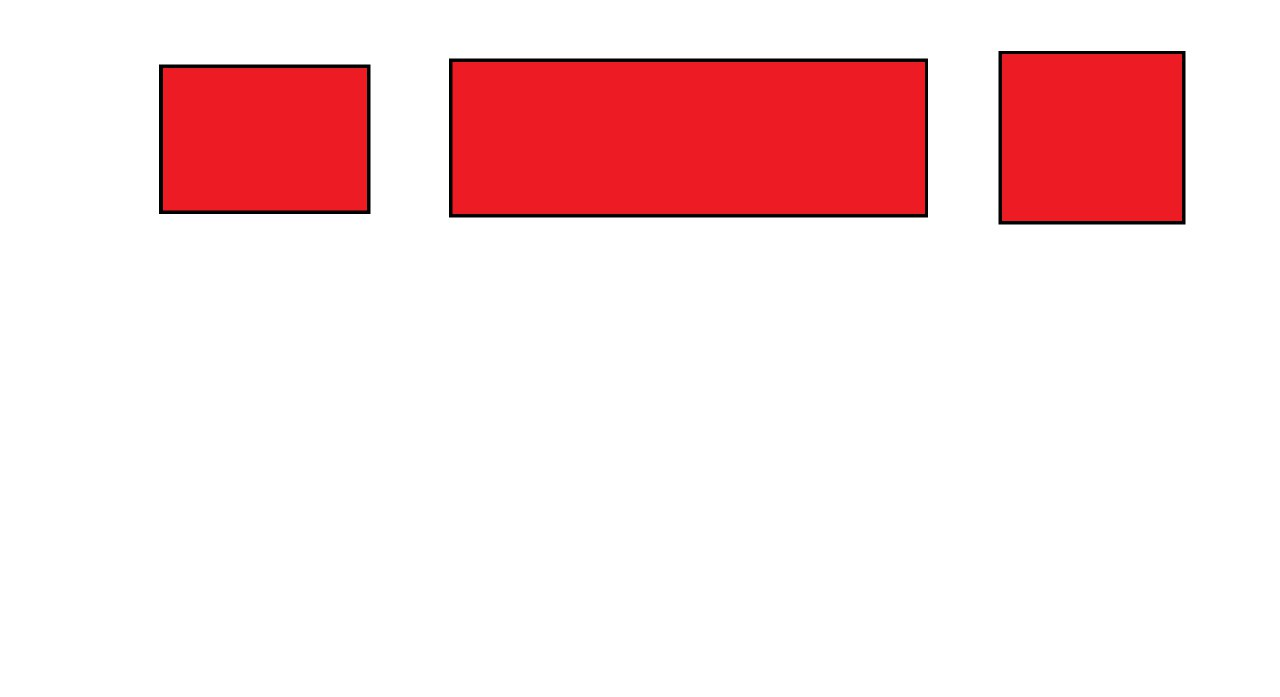
#> input picture examples/images/kare4.jpg, 1280 x 697 px
$ python -i ShapeDetection.py   (imports and definitions only)
#> lines starting #> are read from the running program, lines starting #| are printed output that depends on the picture; after the words box and inside, x2 and y2 are one past the last pixel; in counts of white or black regions, pixels touching at a corner belong together
import cv2 as cv
import numpy as np
from Formulas import Formulas
from Point import Point
from Shapes import Circle, Ellipse, Square

class ShapeDetection:

    def __init__(self, grayImage, showWindows=False):
        self.ImageIsGray(grayImage)
        self.showWindows = showWindows
        self.grayImage = grayImage

        if self.showWindows:
            self.resultImage = cv.cvtColor(grayImage, cv.COLOR_GRAY2BGR)
            self.drawingColor = (255, 0, 255)
            self.drawingThicknessLine = 1
            self.drawingThicknessCircle = 2

        self.SetContours()

    def ImageIsGray(self, img):
        """Check if image is gray scale or not.

        Args:
            img : image to check

        Raises:
            TypeError: If image is not gray scale raise a TypeError.

        Returns:
            bool: If image is gray scale return True.
        """
        if len(img.shape) < 3:
            return True

        if img.shape[2] == 1:
            return True

        b, g, r = img[:, :, 0], img[:, :, 1], img[:, :, 2]

        if (b == g).all() and (b == r).all():
            return True

        raise TypeError("grayImage must be gray scale!")

    def SetContours(self):
        """
        Find contours in given image and show them if showWindows is true
        """
        self.contours, _ = cv.findContours(
            self.grayImage, cv.RETR_TREE, cv.CHAIN_APPROX_NONE)

        if self.showWindows:
            cv.imshow("Gray Image", self.grayImage)
            cv.drawContours(self.resultImage, self.contours, -
                            1, self.drawingColor, thickness=self.drawingThicknessLine)
            cv.imshow("Contours", self.resultImage)

    # [184 lines left out: functions DetectCircles, DetectEllipses, not called in this run]

    def DetectSquares(self, validError = 10):

        squareList = []

        for contour in self.contours:
            area = cv.contourArea(contour)
            if(area > 50):
                M = cv.moments(contour)

                if(M["m00"] == 0):
                    continue

                m10 = int(M["m10"])
                m01 = int(M["m01"])
                m00 = int(M["m00"])

                centerX = int(m10 / m00)
                centerY = int(m01 / m00)
                centerPoint = Point(centerX, centerY)

                approx = cv.approxPolyDP(contour, 0.01* cv.arcLength(contour, True), True)

                pointFirstCorner = Point(approx[0][0][0],approx[0][0][1])
                pointSecondCorner = Point(approx[1][0][0],approx[1][0][1])
                pointThirdCorner = Point(approx[2][0][0],approx[2][0][1])
                pointFourthCorner = Point(approx[3][0][0],approx[3][0][1])
                sideCenterPoint = pointFirstCorner.GetCenter(pointSecondCorner)

                sideLenght1 = pointFirstCorner.GetDistance(pointSecondCorner)
                sideLenght2 = pointSecondCorner.GetDistance(pointThirdCorner)
                sideLenght3 = pointThirdCorner.GetDistance(pointFourthCorner)
                sideLenght4 = pointFourthCorner.GetDistance(pointFirstCorner)
                sideLenghts = [sideLenght1, sideLenght2, sideLenght3, sideLenght4]

                shortestSideLenght = min(sideLenghts)
                longestSideLenght = max(sideLenghts)

                if (Formulas.PercentageErrorEquation(1, (sideLenghts[0]/sideLenghts[1])) <= validError
                    and Formulas.PercentageErrorEquation(1, (sideLenghts[1]/sideLenghts[2])) <= validError
                    and Formulas.PercentageErrorEquation(1, (sideLenghts[2]/sideLenghts[3])) <= validError
                    and Formulas.PercentageErrorEquation(1, (sideLenghts[3]/sideLenghts[1])) <= validError ):

                    rotationAngle = Formulas.AngleEquation(centerPoint, sideCenterPoint)

                    if self.showWindows:
                        cv.circle(self.resultImage, centerPoint.GetAsTuple(),
                                self.drawingThicknessCircle, self.drawingColor, -1, cv.LINE_8)
                        cv.circle(self.resultImage, sideCenterPoint.GetAsTuple(),
                                self.drawingThicknessCircle, self.drawingColor, -1, cv.LINE_8)

                    newSqaure = Square(centerPoint,area,shortestSideLenght,longestSideLenght,rotationAngle)
                    squareList.append(newSqaure)

                    if self.showWindows:
                        cv.line(self.resultImage, centerPoint.GetAsTuple(), pointFirstCorner.GetAsTuple(), (255, 0, 0), self.drawingThicknessLine, cv.LINE_AA)
                        cv.line(self.resultImage, centerPoint.GetAsTuple(), sideCenterPoint.GetAsTuple(), (0, 0, 255), self.drawingThicknessLine, cv.LINE_AA)
        if self.showWindows:
            cv.imshow("Result", self.resultImage)
        return squareList

>>> import cv2
>>> picture = cv2.imread('../examples/images/kare4.jpg', cv2.IMREAD_GRAYSCALE)
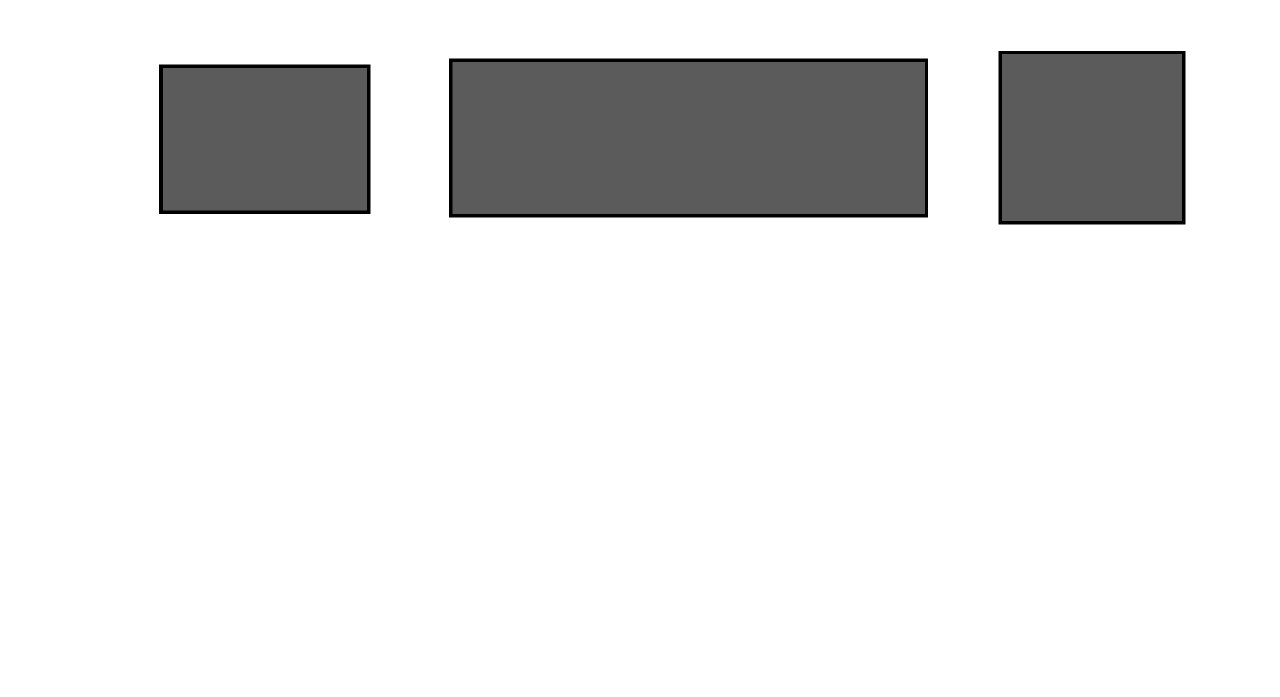
#> picture: shape (697, 1280); min 0, max 255, mean 228.3
>>> result = ShapeDetection(picture).DetectSquares()
#> in SetContours, `self.contours, _ = cv.findContours( self.grayImage, cv.RETR_TREE, cv.C..`: self.contours = 44 contours, 29 with area under 20; largest, box (x1, y1, x2, y2) and area: (0, 0, 1280, 697) 890184, (455, 213, 929, 218) 1418, (452, 58, 925, 63) 947, (455, 58, 923, 61) 932, (158, 69, 164, 215) 711
#> the loop in DetectSquares, `for contour in self.contours:` made 1 pass
#> (area, m10, m01, m00, centerX, centerY) on pass 1: (890184, 569272668, 309784032, 890184, 639, 348)
#> after the loop in DetectSquares, `for contour in self.contours:`: squareList = []
#> (the run stopped early here; a loop or call above may not have finished)
